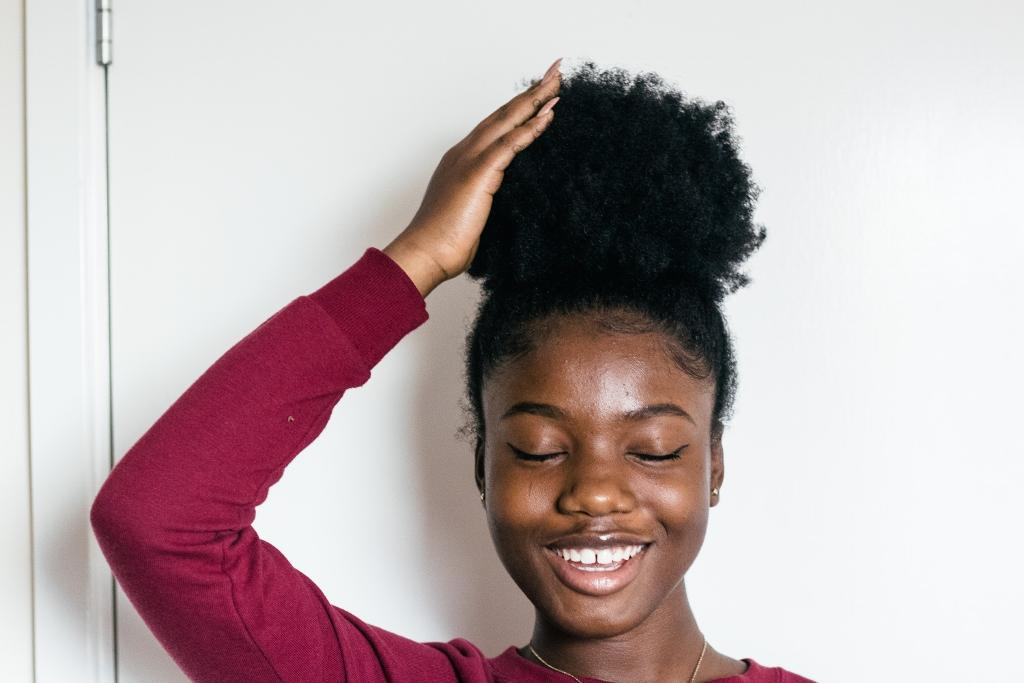
#> input picture utils/img.jpg, 1024 x 683 px, found by its file name
$ python teste.py   (older library calls are emulated)
#> lines starting #> are read from the running program, lines starting #| are printed output that depends on the picture; after the words box and inside, x2 and y2 are one past the last pixel; in counts of white or black regions, pixels touching at a corner belong together
# [43 lines of commented-out code are left out]

import cv2
import numpy as np

imagem = cv2.imread('teste/img.jpg')
#> imagem is the input picture: shape (683, 1024, 3); mean B, G, R 174.2, 172.7, 188.1

imagem_cinza = cv2.cvtColor(imagem, cv2.COLOR_BGR2GRAY)
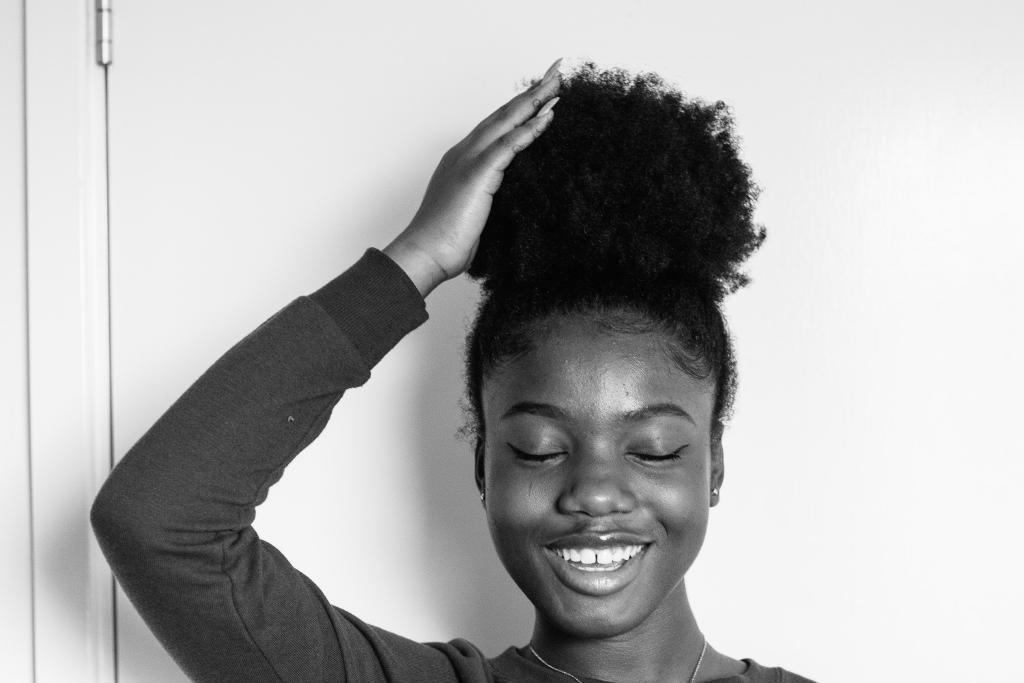
#> imagem_cinza: shape (683, 1024); min 0, max 255, mean 177.5

imagem_suavizada = cv2.GaussianBlur(imagem_cinza, (5, 5), 0)

gradiente_x = cv2.Sobel(imagem_suavizada, cv2.CV_64F, 1, 0, ksize=3)
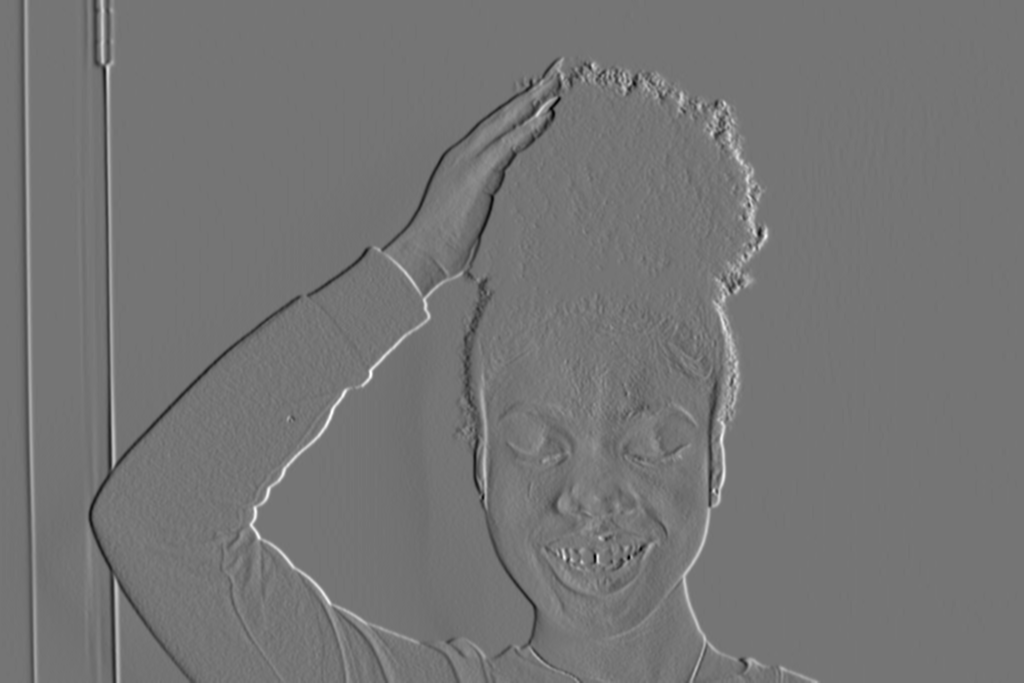
#> gradiente_x: shape (683, 1024) float64; min -354, max 417, mean 0.1; drawn with min black and max white
gradiente_y = cv2.Sobel(imagem_suavizada, cv2.CV_64F, 0, 1, ksize=3)
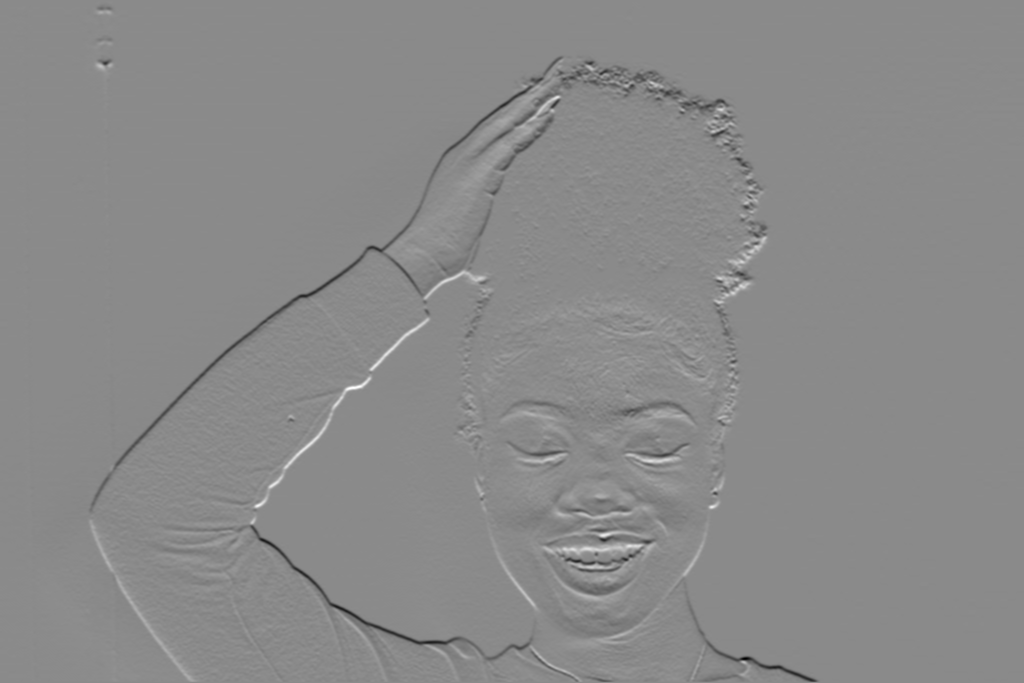
#> gradiente_y: shape (683, 1024) float64; min -490, max 413, mean -1.1; drawn with min black and max white
gradiente = np.sqrt(gradiente_x ** 2 + gradiente_y ** 2)
gradiente = np.uint8(gradiente)
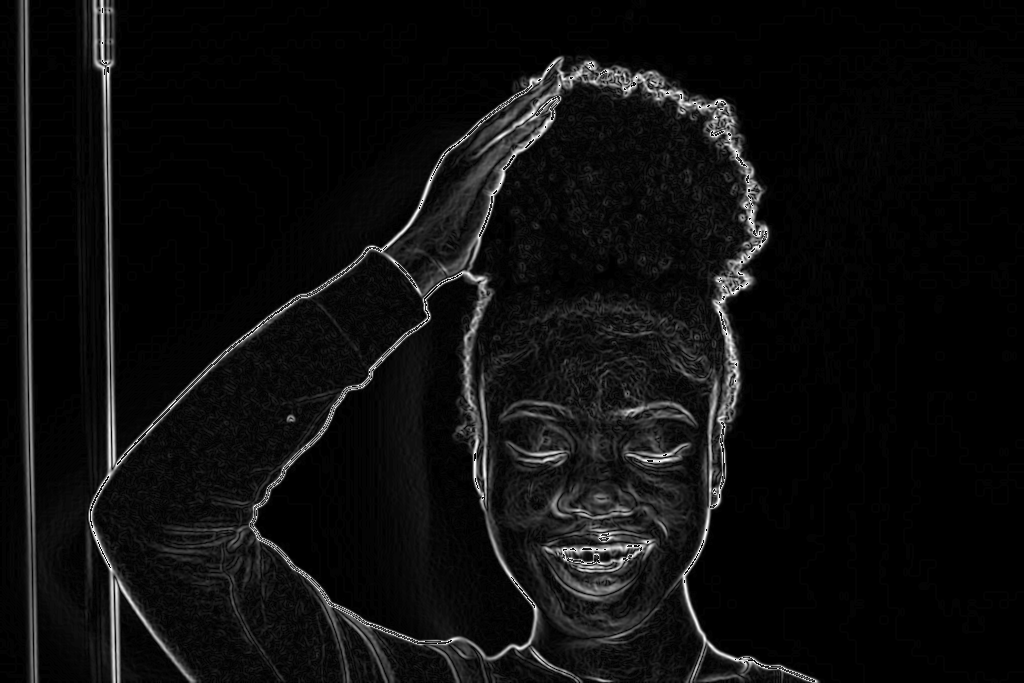
#> gradiente: shape (683, 1024); min 0, max 255, mean 14.7

_, imagem_binaria = cv2.threshold(gradiente, 0, 255, cv2.THRESH_BINARY + cv2.THRESH_OTSU)
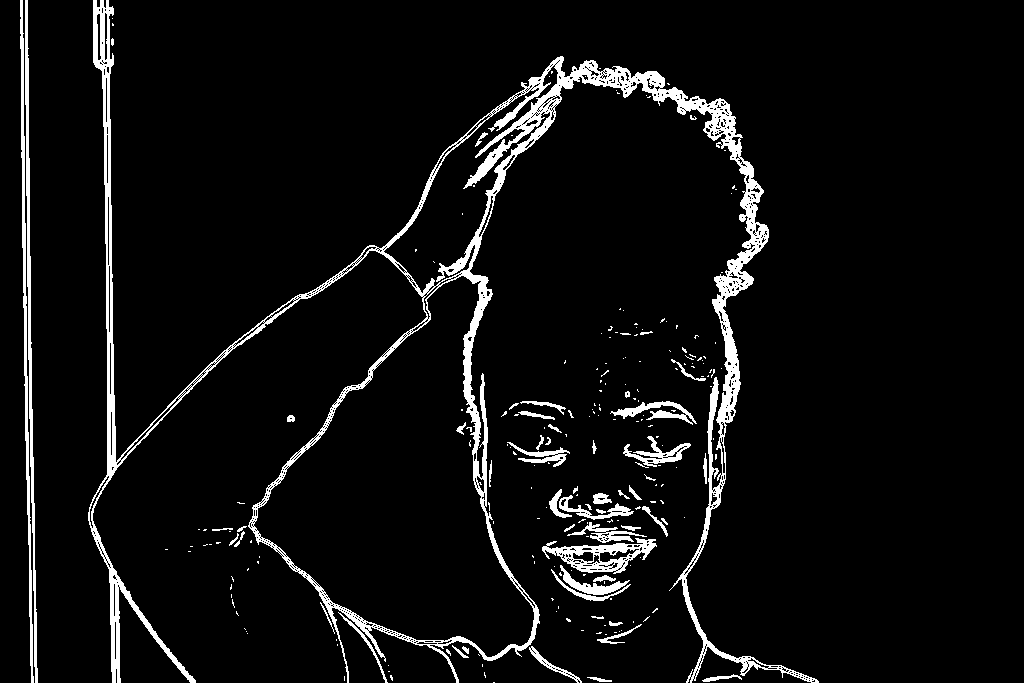
#> imagem_binaria: shape (683, 1024); 5.9% white; 231 white regions (178 under 20 px)

contornos, _ = cv2.findContours(imagem_binaria, cv2.RETR_EXTERNAL, cv2.CHAIN_APPROX_SIMPLE)
#> contornos = 218 contours, 183 with area under 20; largest, box (x1, y1, x2, y2) and area: (88, 0, 819, 683) 91166, (542, 538, 657, 574) 2035, (25, 0, 38, 683) 1458, (20, 0, 34, 683) 1390, (623, 436, 691, 467) 570

maior_contorno = max(contornos, key=cv2.contourArea)
#> maior_contorno = contour of 2979 points, box (x1, y1, x2, y2) (88, 0, 819, 683), area 91166

mascara = np.zeros(imagem.shape[:2], dtype=np.uint8)

cv2.drawContours(mascara, [maior_contorno], -1, (255), thickness=cv2.FILLED)
#> mascara: shape (683, 1024); 13.5% white; 1 white region, box (x1, y1, x2, y2) and area: (88, 0, 819, 683) 94502

mascara_invertida = cv2.bitwise_not(mascara)

imagem_final = cv2.bitwise_and(imagem, imagem, mask=mascara_invertida)
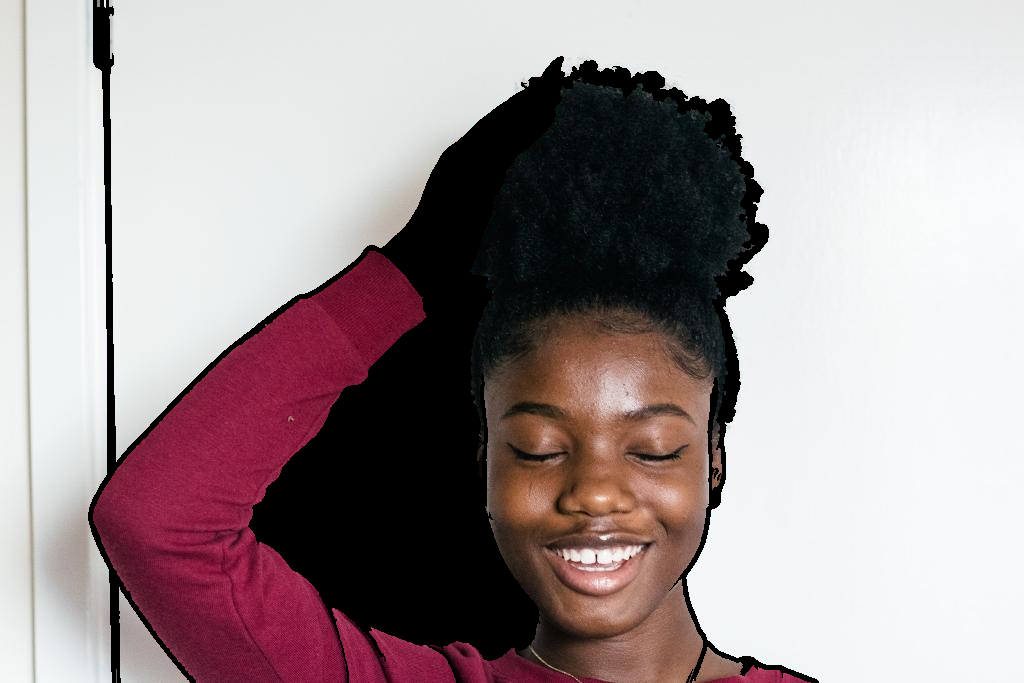
#> imagem_final: shape (683, 1024, 3); mean B, G, R 152.8, 150.7, 164.2

cv2.imshow('Imagem com a área em volta da pessoa em preto', imagem_final)
cv2.waitKey(0)
cv2.destroyAllWindows()
